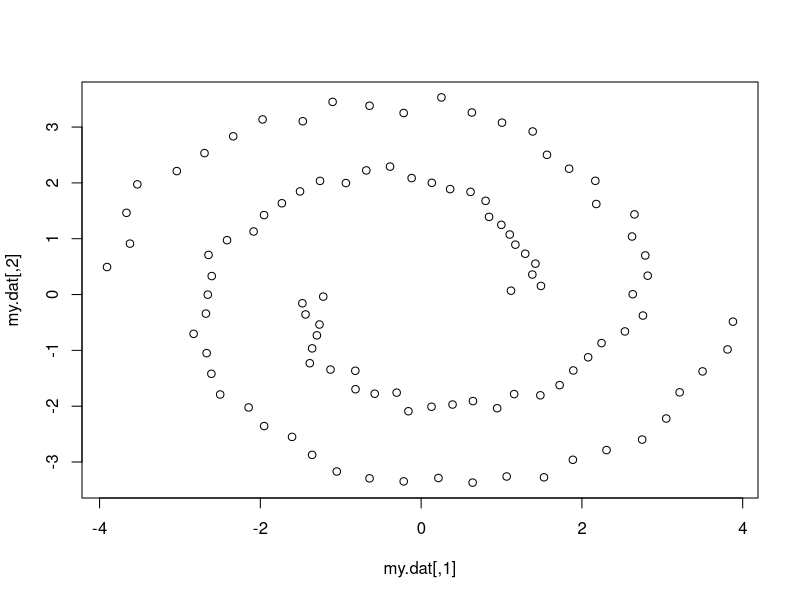
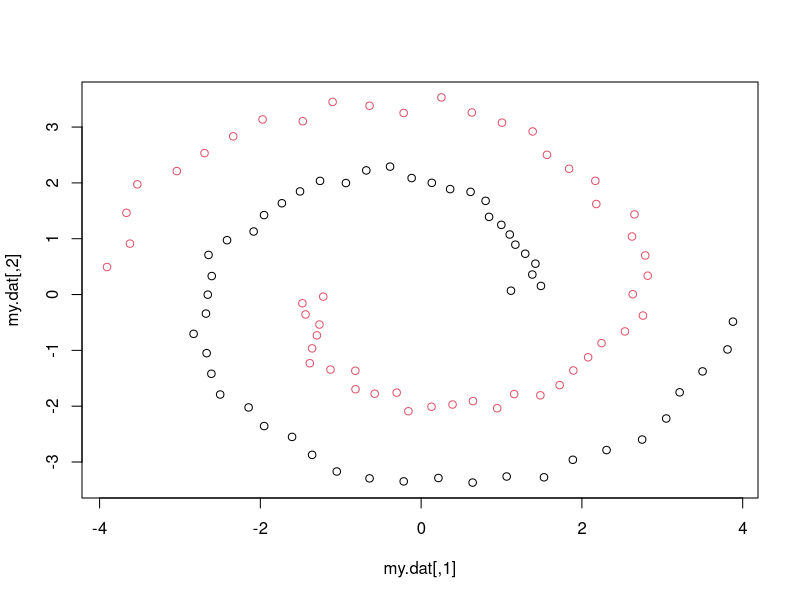

Write the R code that produced these figures, in order.
library(mlbench)
set.seed(111)
obj = mlbench.spirals(100,1,0.025)
my.dat =  4 * obj$x
plot(my.dat)

library(stats)
library(expm)
#This is a function that performs the spectral cluster algorithm
#Package needed: stats, expm
#Input: 
      #my.dat: data matrix
      #n.line: numerical values indicating how many lines to de drawn for each point
      #n.cluster: numerical value indeicates the number of clusters
      #A boolean variable indicating whether to calculate a normalized laplacian
#output:
      #km.ouput: A k-means object that contains clluster results

Spectral.Cluster = function(my.dat,n.line=2,n.cluster=2,normal = F) {
  
  Nrow = nrow(my.dat)
  
  #Construct Matrix that contains similarity between each values
  Similar = matrix(rep(NA,Nrow^2), ncol=Nrow)
  
  for(i in 1:Nrow) {
    for(j in 1:Nrow) {
      Similar[i,j] = exp( -1 * norm(as.matrix(my.dat[i,]-my.dat[j,]), type="F"))
    }
  }
  
  N = length(Similar[,1])
  
  #Construct Affinity matrix
  Affinity = matrix(rep(0,N^2), ncol=N)
    for(i in 1:N) { # for each line
      # only connect to those points with larger similarity 
      best = sort(Similar[i,], decreasing=TRUE)[1:n.line]
      for (b in best) {
        j = which(Similar[i,] == b)
        Affinity[i,j] = Similar[i,j]
        Affinity[j,i] = Similar[i,j]
      }
    }
  
  #COnstruct degree matrix Degree   #Not sure since this part
  Degree = diag(apply(Affinity,1,sum))
  
  #Construct unnormalizaed graph Laplacian
  Lap = Degree - Affinity
  
  if(normal){
  #Construct normalizaed graph Laplacian
  Lap = (Degree %^% (-1/2)) %*% Lap %*% (Degree %^% (-1/2))
  }
  
  ev = eigen(Lap, symmetric=TRUE)#find eigenvectors for the Laplacian
  Final   = ev$vectors[,(ncol(ev$vectors)-n.cluster+1):ncol(ev$vectors)]#Locate the n.cluster smallest eigenvectors to construct final matrix 
  
  #perform k-means algorithm to cluster the final matrix
  km.ouput = kmeans(Final, centers=n.cluster, nstart=5)
  
  return(km.ouput)  
}

A = Spectral.Cluster(my.dat,n.line=3,n.cluster=2,normal = F) 
B = Spectral.Cluster(my.dat,n.line=3,n.cluster=2,normal = T) 


plot(my.dat, col=A$cluster)
